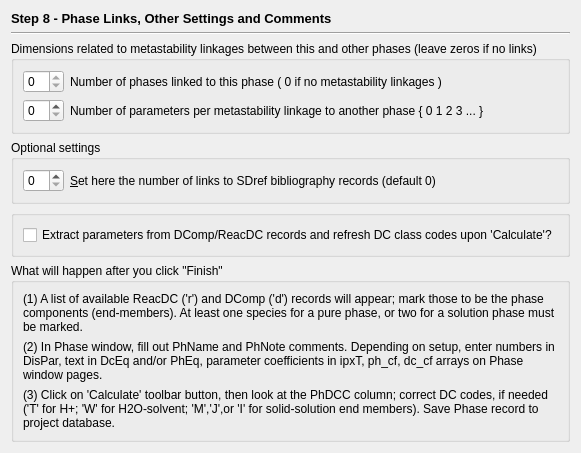
          <widget class="QWidget" name="page_4">
            <layout class="QVBoxLayout" name="verticalLayout_12">
              <item>
                <widget class="QLabel" name="label_3">
                  <property name="sizePolicy">
                    <sizepolicy hsizetype="Preferred" vsizetype="Fixed">
                      <horstretch>0</horstretch>
                      <verstretch>0</verstretch>
                    </sizepolicy>
                  </property>
                  <property name="font">
                    <font>
                      <pointsize>10</pointsize>
                      <bold>true</bold>
                    </font>
                  </property>
                  <property name="text">
                    <string>Step 8 - Phase Links, Other Settings and Comments</string>
                  </property>
                </widget>
              </item>
              <item>
                <widget class="Line" name="line_4">
                  <property name="orientation">
                    <enum>Qt::Horizontal</enum>
                  </property>
                </widget>
              </item>
              <item>
                <widget class="QGroupBox" name="groupBox_12">
                  <property name="title">
                    <string>Dimensions related to metastability linkages between this and other phases (leave zeros if no links)</string>
                  </property>
                  <layout class="QGridLayout" name="gridLayout_6">
                    <item row="0" column="0">
                      <widget class="QSpinBox" name="nlPh">
                        <property name="sizePolicy">
                          <sizepolicy hsizetype="Maximum" vsizetype="Fixed">
                            <horstretch>0</horstretch>
                            <verstretch>0</verstretch>
                          </sizepolicy>
                        </property>
                        <property name="readOnly">
                          <bool>true</bool>
                        </property>
                      </widget>
                    </item>
                    <item row="0" column="1">
                      <widget class="QLabel" name="label_27">
                        <property name="text">
                          <string>Number of phases linked to this phase ( 0 if no metastability linkages )</string>
                        </property>
                      </widget>
                    </item>
                    <item row="1" column="0">
                      <widget class="QSpinBox" name="nlPc"/>
                    </item>
                    <item row="1" column="1">
                      <widget class="QLabel" name="label_29">
                        <property name="text">
                          <string>Number of parameters per metastability linkage to another phase { 0 1 2 3 ... }</string>
                        </property>
                      </widget>
                    </item>
                  </layout>
                </widget>
              </item>
              <item>
                <widget class="QGroupBox" name="groupBox_5">
                  <property name="sizePolicy">
                    <sizepolicy hsizetype="Minimum" vsizetype="Minimum">
                      <horstretch>0</horstretch>
                      <verstretch>0</verstretch>
                    </sizepolicy>
                  </property>
                  <property name="title">
                    <string>Optional settings</string>
                  </property>
                  <layout class="QHBoxLayout" name="horizontalLayout">
                    <item>
                      <widget class="QSpinBox" name="spinBoxSDrefLnk">
                        <property name="sizePolicy">
                          <sizepolicy hsizetype="Fixed" vsizetype="Fixed">
                            <horstretch>0</horstretch>
                            <verstretch>0</verstretch>
                          </sizepolicy>
                        </property>
                      </widget>
                    </item>
                    <item>
                      <widget class="QLabel" name="textLabel5">
                        <property name="sizePolicy">
                          <sizepolicy hsizetype="Minimum" vsizetype="Minimum">
                            <horstretch>0</horstretch>
                            <verstretch>0</verstretch>
                          </sizepolicy>
                        </property>
                        <property name="text">
                          <string>&amp;Set here the number of links to SDref bibliography records (default 0)</string>
                        </property>
                        <property name="alignment">
                          <set>Qt::AlignVCenter</set>
                        </property>
                        <property name="wordWrap">
                          <bool>true</bool>
                        </property>
                        <property name="buddy">
                          <cstring>spinBoxSDrefLnk</cstring>
                        </property>
                      </widget>
                    </item>
                  </layout>
                </widget>
              </item>
              <item>
                <widget class="QGroupBox" name="groupBox_3">
                  <property name="title">
                    <string/>
                  </property>
                  <layout class="QVBoxLayout" name="verticalLayout_7">
                    <item>
                      <widget class="QCheckBox" name="getDCC">
                        <property name="text">
                          <string>Extract parameters from DComp/ReacDC records and refresh DC class codes upon 'Calculate'?</string>
                        </property>
                      </widget>
                    </item>
                  </layout>
                </widget>
              </item>
              <item>
                <widget class="QGroupBox" name="groupBox_6">
                  <property name="title">
                    <string>What will happen after you click &quot;Finish&quot;</string>
                  </property>
                  <layout class="QVBoxLayout" name="verticalLayout_5">
                    <item>
                      <widget class="QLabel" name="textLabel13">
                        <property name="text">
                          <string>(1) A list of available ReacDC ('r') and DComp ('d') records will appear; mark those to be the phase components (end-members). At least one species for a pure phase, or two for a solution phase must be marked.</string>
                        </property>
                        <property name="alignment">
                          <set>Qt::AlignVCenter</set>
                        </property>
                        <property name="wordWrap">
                          <bool>true</bool>
                        </property>
                      </widget>
                    </item>
                    <item>
                      <widget class="QLabel" name="textLabel12">
                        <property name="text">
                          <string>(2) In Phase window, fill out PhName and PhNote comments. Depending on setup, enter numbers in DisPar, text in DcEq and/or PhEq, parameter coefficients in ipxT, ph_cf, dc_cf arrays on Phase window pages.</string>
                        </property>
                        <property name="alignment">
                          <set>Qt::AlignVCenter</set>
                        </property>
                        <property name="wordWrap">
                          <bool>true</bool>
                        </property>
                      </widget>
                    </item>
                    <item>
                      <widget class="QLabel" name="textLabel14">
                        <property name="text">
                          <string>(3) Click on 'Calculate' toolbar button, then look at the PhDCC column; correct DC codes, if needed ('T' for H+; 'W' for H2O-solvent; 'M','J',or 'I' for solid-solution end members). Save Phase record to project database.</string>
                        </property>
                        <property name="alignment">
                          <set>Qt::AlignVCenter</set>
                        </property>
                        <property name="wordWrap">
                          <bool>true</bool>
                        </property>
                      </widget>
                    </item>
                  </layout>
                </widget>
              </item>
            </layout>
          </widget>
